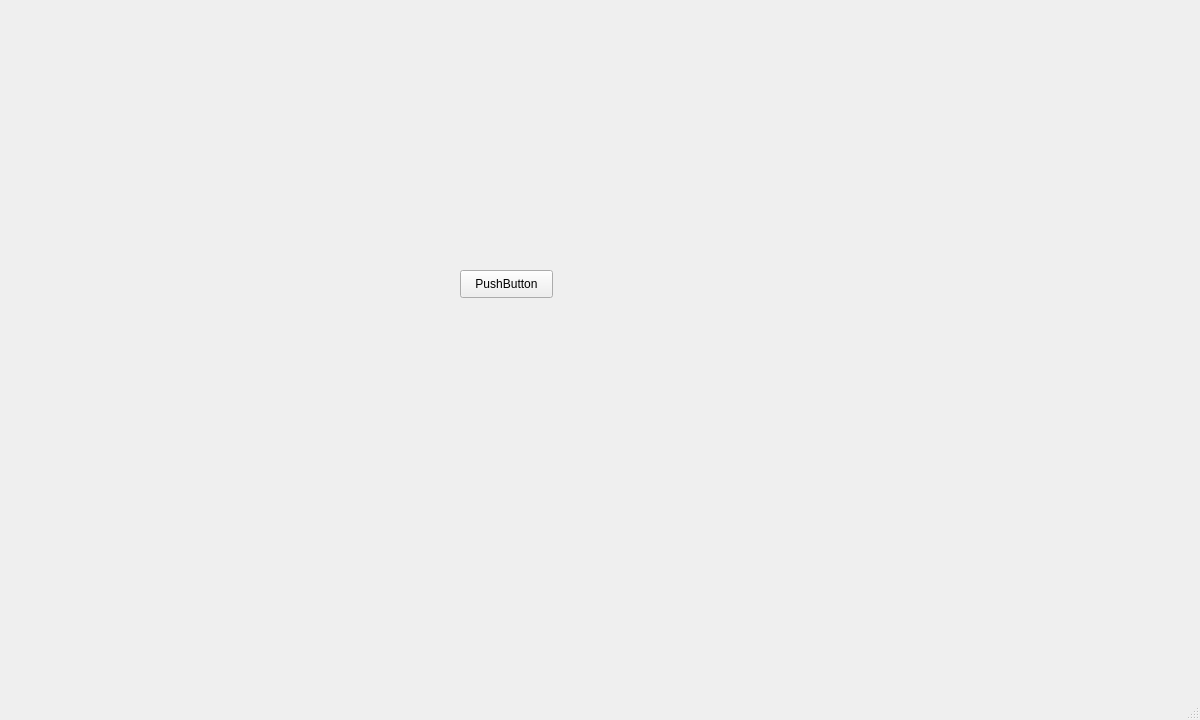
<?xml version="1.0" encoding="UTF-8"?>
<ui version="4.0">
 <class>MainWindow</class>
 <widget class="QMainWindow" name="MainWindow">
  <property name="geometry">
   <rect>
    <x>0</x>
    <y>0</y>
    <width>1200</width>
    <height>720</height>
   </rect>
  </property>
  <property name="maximumSize">
   <size>
    <width>1200</width>
    <height>720</height>
   </size>
  </property>
  <property name="windowTitle">
   <string>MainWindow</string>
  </property>
  <widget class="QWidget" name="centralwidget">
   <widget class="QPushButton" name="pushButton">
    <property name="geometry">
     <rect>
      <x>460</x>
      <y>270</y>
      <width>93</width>
      <height>28</height>
     </rect>
    </property>
    <property name="text">
     <string>PushButton</string>
    </property>
   </widget>
  </widget>
  <widget class="QMenuBar" name="menubar">
   <property name="geometry">
    <rect>
     <x>0</x>
     <y>0</y>
     <width>1200</width>
     <height>26</height>
    </rect>
   </property>
  </widget>
  <widget class="QStatusBar" name="statusbar"/>
 </widget>
 <resources/>
 <connections/>
</ui>
